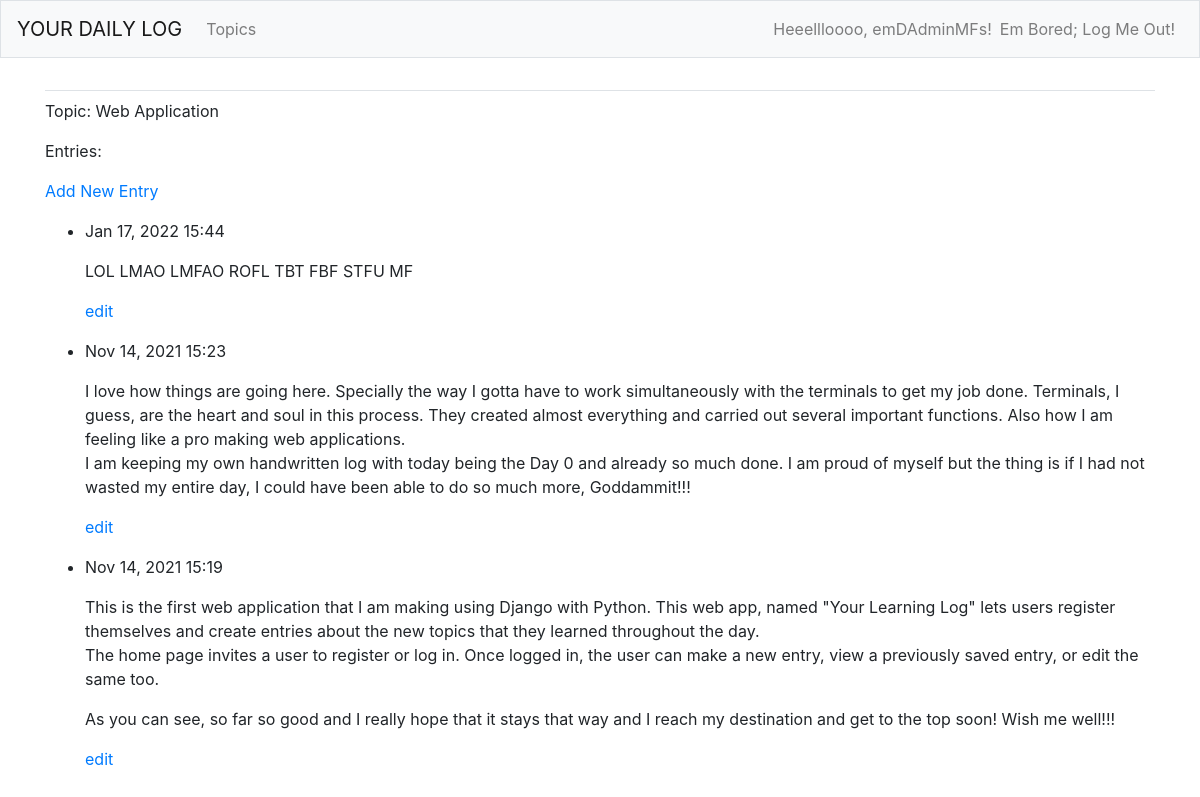
The page /topics/1/ (signed in) on the database its author committed.
### YourDailyLog_App/models.py (models this page shows, shortened)
class Topic(models.Model):
    topicName = models.CharField(max_length=200)
    dateAndTime = models.DateTimeField(auto_now_add=True)
    owner = models.ForeignKey(User, on_delete=models.CASCADE)
    def __str__(self):
        return self.topicName

class Entry(models.Model):
    topic = models.ForeignKey(Topic, on_delete=models.CASCADE)
    entryText = models.TextField()
    dateAndTimeAdded = models.DateTimeField(auto_now_add=True)
    class Meta:
        verbose_name_plural = "Entries"

### YourDailyLog_App/views.py (the view)
# urls.py: path("topics/<int:topicID>/", views.topic, name='topic'),
@login_required
def topic(request, topicID):
    topicName = Topic.objects.get(id=topicID)
    checkTopicOwner(topicName, request) # function call
    entries = topicName.entry_set.order_by("-dateAndTimeAdded")
    context = {'topicName': topicName, 'entries': entries}
    return render(request, 'yourdailylog_app/topic.html', context)

### YourDailyLog_App/views.py (called while the page is built)
def checkTopicOwner(topic_name, requestedUser):
    if topic_name.owner != requestedUser.user:
        raise Http404 # standard error response when the requested resource

### YourDailyLog_App/templates/yourdailylog_app/topic.html
{% extends "yourdailylog_app/base.html" %}
{% block content %}
  <p>Topic: {{ topicName }}</p>
  <p>Entries:</p>
  <p>
    <a href="{% url 'YourDailyLog_App:new_entry' topicName.id %}">
      Add New Entry
    </a>
  </p>
  <ul>
    {% for entry in entries %}
      <li>
        <p>
          {{ entry.dateAndTimeAdded|date:'M d, Y H:i' }}
        </p>
        <p>
          {{ entry.entryText|linebreaks }}
        </p>
        <p>
          <a href="{% url 'YourDailyLog_App:edit_entry' entry.id %}">
            edit
          </a>
        </p>
      </li>
    {% empty %}
      There are no entries for this topic yet.
    {% endfor %}
  </ul>
{% endblock content %}

### YourDailyLog_App/templates/yourdailylog_app/base.html (shortened to what this page needs)
{% load bootstrap4 %}
<!doctype html>
<html lang="en">
  <head>
    {% bootstrap_css %}
  </head>
  <body>
    <nav class="navbar navbar-expand-md navbar-light bg-light mb-4 border">
      <a class="navbar-brand" href="{% url 'YourDailyLog_App:index' %}">
        YOUR DAILY LOG
      </a>
      <div class="collapse navbar-collapse" id="navbarCollapse">
        <ul class="navbar-nav mr-auto">
          <li class="nav-item">
            <a class="nav-link" href="{% url 'YourDailyLog_App:topics' %}">
              Topics
            </a>
          </li>
        </ul>
        <ul class="navbar-nav ml-auto">
          {% if user.is_authenticated %}
            <li class="nav-item">
              <span class="navbar-text">
                Heeellloooo, {{ user.username }}!
              </span>
            </li>
            <li class="nav-item">
              <a class="nav-link" href="{% url 'Users:logout' %}">
                Em Bored; Log Me Out!
              </a>
            </li>
          {% endif %}
        </ul>
      </div>
    </nav>
    <main role ="main" class="container">
      <div class="pb-2 mb-2 border-bottom">
      </div>
      <div>
        {% block content %}{% endblock content %}
      </div>
    </main>
  </body>
</html>

### rows shown on the page
Topic: topicName "Web Application"
Entry: dateAndTimeAdded "Jan 17, 2022 15:44", entryText "LOL LMAO LMFAO ROFL TBT FBF STFU MF"
Entry: dateAndTimeAdded "Nov 14, 2021 15:23", entryText "I love how things are going here. Specially the way I gotta have to work simultaneously with the terminals to get my job done. Terminals, I guess, are the heart and soul in this process. They created almost everything and carried out several important functions. Also how I am feeling like a pro making web applications. I am keeping my own handwritten log with today being the Day 0 and already so much done. I am proud of myself but the thing is if I had not wasted my entire day, I could have been able to do so much more, Goddammit!!!"
Entry: dateAndTimeAdded "Nov 14, 2021 15:19", entryText "This is the first web application that I am making using Django with Python. This web app, named \"Your Learning Log\" lets users register themselves and create entries about the new topics that they learned throughout the day. The home page invites a user to register or log in. Once logged in, the user can make a new entry, view a previously saved entry, or edit the same too. As you can see, so far so good and I really hope that it stays that way and I reach my destination and get to the top soon! Wish me well!!!"

### other values the page prints
{{ user.username }} "emDAdminMFs"
